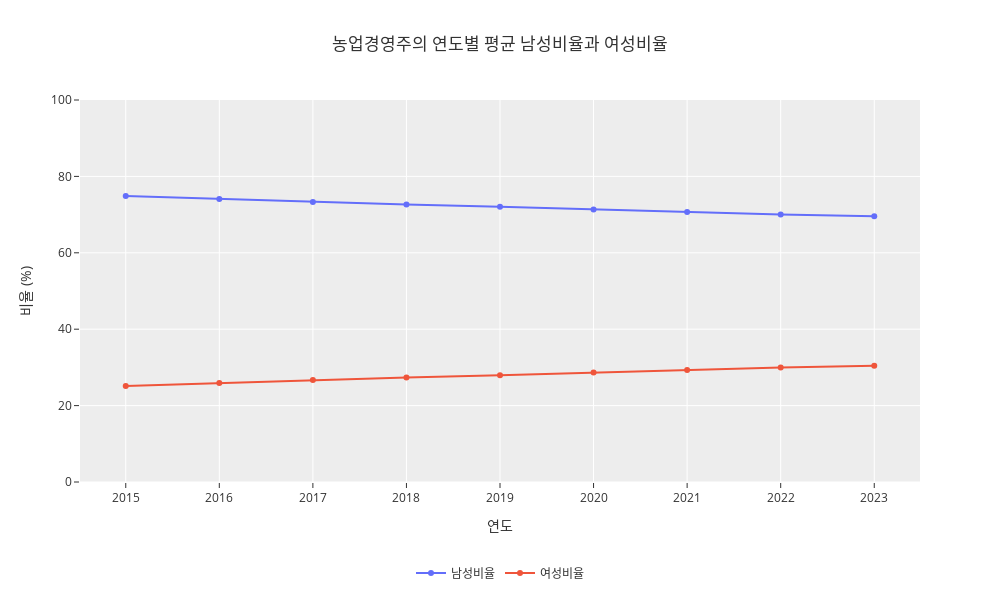

The notebook cell saved with this chart:
### Code cell
df_avg = df_all.groupby('연도').agg({
    '남성비율': 'mean',
    '여성비율': 'mean'
}).reset_index()
fig = px.line(df_avg, x='연도', y=['남성비율', '여성비율'],
              title='농업경영주의 연도별 평균 남성비율과 여성비율',
              labels={'연도': '연도', 'value': '비율 (%)'},
              markers=True,
              width = 1000, height = 600)
fig.update_layout(showlegend=True,
                  yaxis=dict(
                    range=[0, 100]  
    ),template='ggplot2',legend_title_text="" ,
    legend=dict(
        orientation="h",
        yanchor="top",
        y=-0.2, 
        xanchor="center",
        x=0.5
    ))
fig

### Figure 1 — Plotly figure (JSON) as saved in the notebook; plotly's stock layout.template omitted (floating-point values rounded to 4 significant figures)
{"data": [{"hovertemplate": "variable=남성비율<br>연도=%{x}<br>비율 (%)=%{y}<extra></extra>", "legendgroup": "남성비율", "line": {"color": "#636efa", "dash": "solid"}, "marker": {"symbol": "circle"}, "mode": "markers+lines", "name": "남성비율", "orientation": "v", "showlegend": true, "type": "scatter", "x": [2015, 2016, 2017, 2018, 2019, 2020, 2021, 2022, 2023], "xaxis": "x", "y": [74.85, 74.07, 73.31, 72.67, 72.04, 71.35, 70.71, 70.04, 69.56], "yaxis": "y"}, {"hovertemplate": "variable=여성비율<br>연도=%{x}<br>비율 (%)=%{y}<extra></extra>", "legendgroup": "여성비율", "line": {"color": "#EF553B", "dash": "solid"}, "marker": {"symbol": "circle"}, "mode": "markers+lines", "name": "여성비율", "orientation": "v", "showlegend": true, "type": "scatter", "x": [2015, 2016, 2017, 2018, 2019, 2020, 2021, 2022, 2023], "xaxis": "x", "y": [25.15, 25.93, 26.69, 27.33, 27.96, 28.65, 29.29, 29.96, 30.44], "yaxis": "y"}], "layout": {"height": 600, "legend": {"orientation": "h", "title": {"text": ""}, "tracegroupgap": 0, "x": 0.5, "xanchor": "center", "y": -0.2, "yanchor": "top"}, "showlegend": true, "title": {"text": "농업경영주의 연도별 평균 남성비율과 여성비율"}, "width": 1000, "xaxis": {"anchor": "y", "autorange": true, "domain": [0, 1], "range": [2015.0, 2023.0], "title": {"text": "연도"}, "type": "linear"}, "yaxis": {"anchor": "x", "domain": [0, 1], "range": [0, 100], "title": {"text": "비율 (%)"}, "type": "linear"}}}
